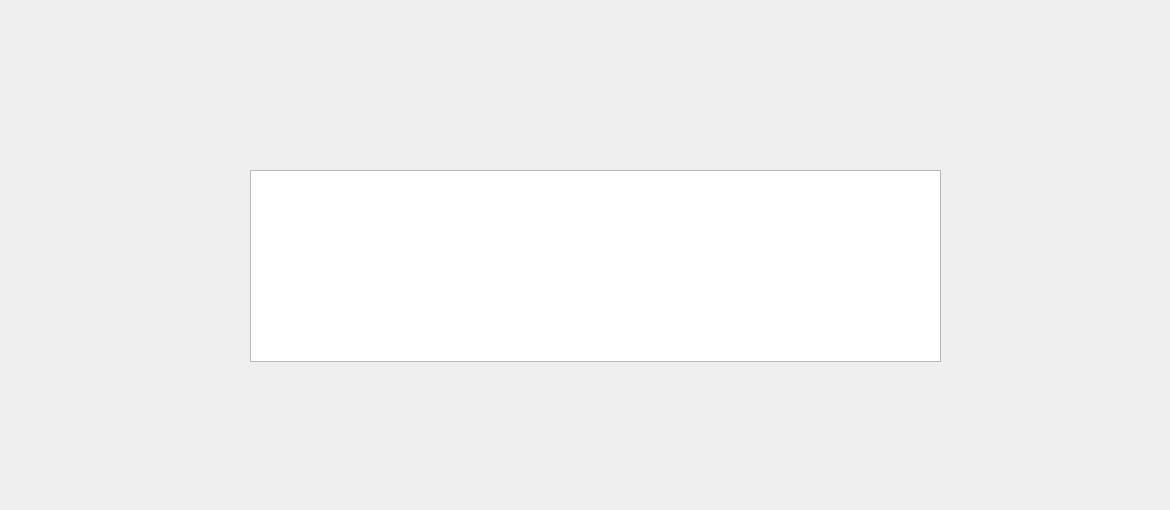
      <widget class="QWidget" name="afficher_employe">
       <property name="styleSheet">
        <string notr="true">#afficher_employe{
background-color: transparent;
border-image: url(:back2.jpg);
background: none;
border: none;
background-repeat: none;
}
</string>
       </property>
       <widget class="QTableView" name="tableView_employe">
        <property name="geometry">
         <rect>
          <x>250</x>
          <y>170</y>
          <width>691</width>
          <height>192</height>
         </rect>
        </property>
        <property name="font">
         <font>
          <family>Javanese Text</family>
          <pointsize>14</pointsize>
         </font>
        </property>
       </widget>
       <widget class="QPushButton" name="pushButton_Close_affe">
        <property name="geometry">
         <rect>
          <x>1130</x>
          <y>10</y>
          <width>31</width>
          <height>31</height>
         </rect>
        </property>
        <property name="styleSheet">
         <string notr="true">#pushButton_Close_affe {
background-color: transparent;
border-image: url(:close.png);
background: none;
border: none;
background-repeat: none;
}
</string>
        </property>
        <property name="text">
         <string/>
        </property>
       </widget>
       <widget class="QPushButton" name="pushButton_annuler_affe">
        <property name="geometry">
         <rect>
          <x>490</x>
          <y>440</y>
          <width>231</width>
          <height>61</height>
         </rect>
        </property>
        <property name="styleSheet">
         <string notr="true">#pushButton_annuler_affe{
background-color: transparent;
border-image: url(:Annuler.png);
background: none;
border: none;
background-repeat: none;
}</string>
        </property>
        <property name="text">
         <string/>
        </property>
       </widget>
       <widget class="QPushButton" name="pushButton_imprimer_em">
        <property name="geometry">
         <rect>
          <x>1010</x>
          <y>190</y>
          <width>75</width>
          <height>61</height>
         </rect>
        </property>
        <property name="styleSheet">
         <string notr="true">#pushButton_imprimer_em{
background-color: transparent;
border-image: url(:imprimer.png);
background: none;
border: none;
background-repeat: none;
}</string>
        </property>
        <property name="text">
         <string/>
        </property>
       </widget>
      </widget>
